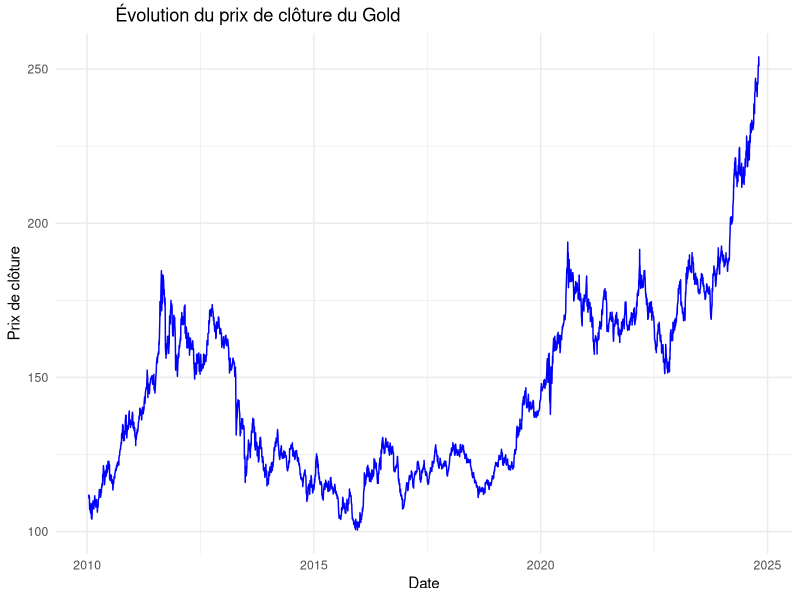
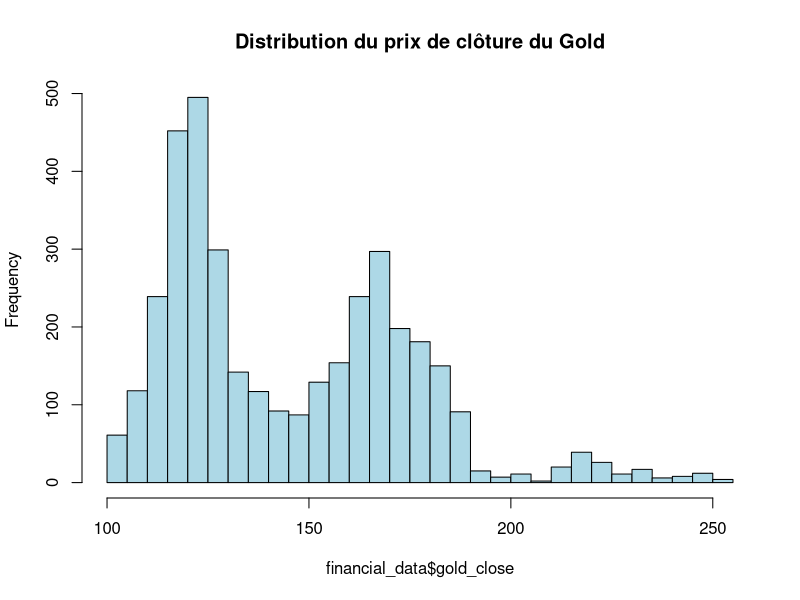
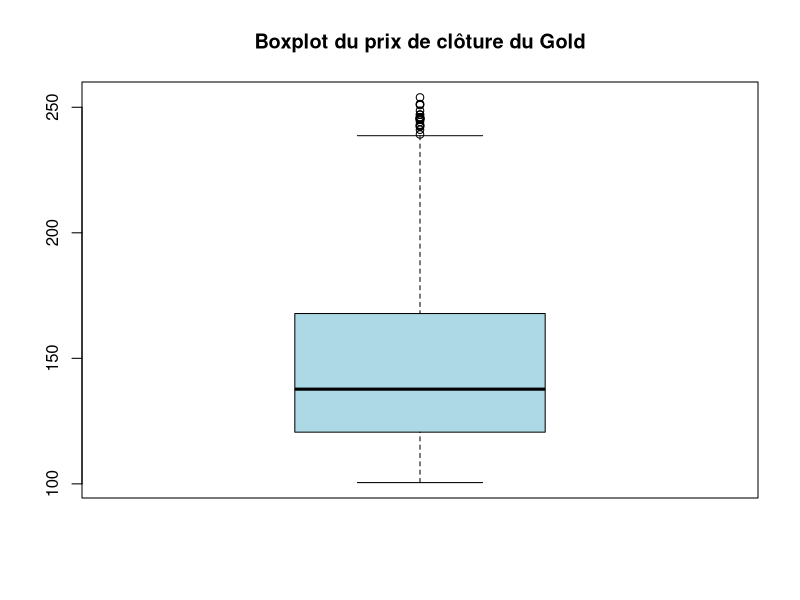

The R source for these figures, in order: (Note: this script raises an error after producing the figures.)
# 📌 Chargement des bibliothèques nécessaires
library(ggplot2)    # 📊 Visualisation des données
library(tseries)    # 📉 Tests de stationnarité (Dickey-Fuller)
library(forecast)   # 🔮 Modèles ARIMA et lissage exponentiel
library(lubridate)  # 📆 Manipulation des dates
library(dplyr)      # 🔍 Manipulation des données

# Chargement du fichier CSV contenant les données financières
financial_data <- read.csv("financial_regression.csv", stringsAsFactors = FALSE)

# Conversion de la colonne `date` en format Date 
financial_data$date <- as.Date(financial_data$date, format="%Y-%m-%d")

# Sélection des colonnes 
financial_data <- data.frame(
  date = financial_data$date,
  gold_open = financial_data$gold.open,
  gold_high = financial_data$gold.high,
  gold_low = financial_data$gold.low,
  gold_close = financial_data$gold.close,
  gold_volume = financial_data$gold.volume
)

# Suppression des valeurs manquantes pour éviter des erreurs dans les calculs
str(financial_data)   # Structure du dataset avant suppression
financial_data <- na.omit(financial_data)

# Vérification rapide des données
head(financial_data)  # Voir les premières lignes du dataset
str(financial_data)   # Structure du dataset après suppression
summary(financial_data)  # Statistiques descriptives générales


# Visualisation de l'évolution du prix de clôture de l'or dans le temps
ggplot(financial_data, aes(x = date, y = gold_close)) +
  geom_line(color = "blue") +
  ggtitle("            Évolution du prix de clôture du Gold") +
  xlab("Date") + ylab("Prix de clôture") +
  theme_minimal()

# Histogramme de la distribution des prix de clôture pour voir leur répartition
hist(financial_data$gold_close, 
     main="Distribution du prix de clôture du Gold", 
     col="lightblue", breaks=30)

# Boxplot pour détecter d'éventuelles valeurs aberrantes
boxplot(financial_data$gold_close, 
        main="Boxplot du prix de clôture du Gold", 
        col="lightblue")

# Moyenne mobile pour lisser la série temporelle et observer la tendance
financial_data$gold_ma30 <- rollmean(financial_data$gold_close, k = 30, fill = NA)

ggplot(financial_data, aes(x = date)) +
  geom_line(aes(y = gold_close), color = "blue", alpha=0.5) +  # Prix réel
  geom_line(aes(y = gold_ma30), color = "red", size=1) +       # Moyenne mobile 30 jours
  ggtitle("          Moyenne mobile (30 jours) du prix de l'or") +
  xlab("Date") + ylab("Prix de clôture")


# Calcul du taux de variation journalier du prix de l'or
financial_data$gold_return <- c(NA, diff(financial_data$gold_close) / head(financial_data$gold_close, -1))

ggplot(financial_data, aes(x = date, y = gold_return)) +
  geom_line(color = "blue",size=0.5) +
  ggtitle("               Variation journalière du prix de l'or") +
  xlab("Date") + ylab("Taux de variation (%)") +
  theme_minimal()


# Volatilité sur 30 jours (moyenne mobile de l'écart-type)
financial_data$volatility_30 <- rollapply(financial_data$gold_return, 
                                          width = 30, FUN = sd, fill = NA)
ggplot(financial_data, aes(x = date, y = volatility_30)) +
  geom_line(color = "red",size=0.3) +
  ggtitle("Volatilité du prix de l'or (écart-type sur 30 jours)") +
  xlab("Date") + ylab("Volatilité")


# Extraire l'année et le mois
financial_data$month <- format(financial_data$date, "%m")  

monthly_avg <- financial_data %>%
  group_by(month) %>%
  summarise(mean_price = mean(gold_close, na.rm = TRUE))

# Remplacer les numéros de mois par les noms des mois
month_names <- c("Jan", "Feb", "Mar", "Apr", "May", "Jun", "Jul", "Aug", "Sep", "Oct", "Nov", "Dec")

ggplot(monthly_avg, aes(x = factor(month, levels = sprintf("%02d", 1:12), labels = month_names), 
                        y = mean_price, group=1)) +
  geom_line(color = "purple", size = 0.7) +
  ggtitle("Évolution du prix moyen mensuel de l'or") +
  xlab("Mois") + ylab("Prix moyen de clôture") +
  theme_minimal()


# Décomposition de la série temporelle pour analyser la tendance et la saisonnalité
gold_ts <- ts(financial_data$gold_close, frequency = 252)  # 252 jours de trading/an
decomposed_gold <- decompose(gold_ts)
plot(decomposed_gold)  # Affiche les composantes : tendance, saisonnalité et résidu


# Test de Dickey-Fuller pour vérifier si la série est stationnaire
adf_test <- adf.test(na.omit(financial_data$gold_close))
print(adf_test) 

# Différenciation pour rendre la série stationnaire
financial_data$gold_close_diff <- c(NA, diff(financial_data$gold_close))

# Nouveau test Dickey-Fuller sur la série différenciée
adf_test_diff <- adf.test(na.omit(financial_data$gold_close_diff))
print(adf_test_diff)  


# Filtrer les données de 2024
financial_data_2024 <- financial_data[format(financial_data$date, "%Y") == "2024", ]

# Convertir en série temporelle (avec fréquence 17 observations/mois)
ts_2024 <- ts(financial_data_2024$gold_close, frequency=17)
decomposed_ts_2024<-decompose(ts_2024)
plot(decomposed_ts_2024)

# Déterminer la taille de l'échantillon d'entraînement (90% des données)
train_size <- 195  # 90% des données
train_ts <- ts_2024[1:train_size]  # Partie entraînement
train_ts <- ts(train_ts,frequency=17)
test_ts <- ts_2024[(train_size+1):length(ts_2024)]  # Partie test


# LISSAGE HOLT-WINTERS sur les 90% d'entraînement
hw_train <- HoltWinters(train_ts)

# PRÉVISION SUR LES 10% RESTANTS
hw_forecast <- forecast(hw_train, h=length(test_ts))  


# VISUALISATION DES RÉSULTATS
# Affichage des données réelles
plot(ts_2024, type="l", col="black", lwd=1.5, main="Holt-Winters : Entraînement vs. Test en 2024")

# Lissage Holt-Winters sur l'entraînement
lines(hw_train$fitted[,1], col="red", lwd=1.5, lty=1)

# Affichage des prévisions Holt-Winters
lines(time(ts_2024)[(train_size+1):(train_size+length(hw_forecast$mean))], 
      hw_forecast$mean, col="blue", lwd=1.5, lty=1)

# Affichage des vraies valeurs du test
lines(time(ts_2024)[(train_size+1):(train_size+length(test_ts))], 
      test_ts, col="green", lwd=1.5, lty=1)

# Ajouter une légende
legend("topleft", legend=c("Données réelles", "Lissage Holt-Winters", "Prévisions Holt-Winters", "Données Test","MAE : 6.7328","RMSE : 7.589"),
       col=c("black", "red", "blue", "green","white", "white"), lty=c(1,1,2,1), lwd=c(1.5,1.5,1.5,1.5))



# Calcul de l'erreur (MAE et RMSE)
mae <- mean(abs(hw_forecast$mean - test_ts))  # Erreur absolue moyenne
rmse <- sqrt(mean((hw_forecast$mean - test_ts)^2))  # Erreur quadratique moyenne

# Afficher les erreurs
print(paste("MAE (Mean Absolute Error):", round(mae, 4)))
print(paste("RMSE (Root Mean Squared Error):", round(rmse, 4)))

